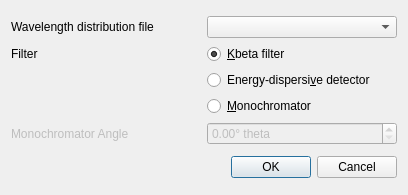
<?xml version="1.0" encoding="UTF-8"?>
<ui version="4.0">
 <class>GenTemplateDialog</class>
 <widget class="QDialog" name="GenTemplateDialog">
  <property name="geometry">
   <rect>
    <x>0</x>
    <y>0</y>
    <width>408</width>
    <height>195</height>
   </rect>
  </property>
  <property name="windowTitle">
   <string>Instrument Template</string>
  </property>
  <layout class="QVBoxLayout" name="verticalLayout">
   <item>
    <layout class="QGridLayout" name="gridLayout">
     <item row="0" column="0">
      <widget class="QLabel" name="label">
       <property name="text">
        <string>Wavelength distribution file</string>
       </property>
      </widget>
     </item>
     <item row="0" column="1">
      <widget class="QComboBox" name="comboBoxRadiation"/>
     </item>
     <item row="1" column="0">
      <widget class="QLabel" name="label_2">
       <property name="text">
        <string>Filter</string>
       </property>
      </widget>
     </item>
     <item row="1" column="1">
      <widget class="QRadioButton" name="radioButtonKbeta">
       <property name="text">
        <string>&amp;Kbeta filter</string>
       </property>
       <property name="checked">
        <bool>true</bool>
       </property>
      </widget>
     </item>
     <item row="3" column="1">
      <widget class="QRadioButton" name="radioButtonMonochromator">
       <property name="text">
        <string>&amp;Monochromator</string>
       </property>
      </widget>
     </item>
     <item row="4" column="0">
      <widget class="QLabel" name="label_3">
       <property name="enabled">
        <bool>false</bool>
       </property>
       <property name="text">
        <string>Monochromator Angle</string>
       </property>
      </widget>
     </item>
     <item row="4" column="1">
      <widget class="QDoubleSpinBox" name="spinBoxAngle">
       <property name="enabled">
        <bool>false</bool>
       </property>
       <property name="suffix">
        <string>° theta</string>
       </property>
      </widget>
     </item>
     <item row="2" column="1">
      <widget class="QRadioButton" name="radioButtonEDDetector">
       <property name="text">
        <string>Energy-dispersi&amp;ve detector</string>
       </property>
      </widget>
     </item>
    </layout>
   </item>
   <item>
    <widget class="QDialogButtonBox" name="buttonBox">
     <property name="orientation">
      <enum>Qt::Horizontal</enum>
     </property>
     <property name="standardButtons">
      <set>QDialogButtonBox::Cancel|QDialogButtonBox::Ok</set>
     </property>
    </widget>
   </item>
  </layout>
 </widget>
 <tabstops>
  <tabstop>comboBoxRadiation</tabstop>
  <tabstop>radioButtonKbeta</tabstop>
  <tabstop>radioButtonEDDetector</tabstop>
  <tabstop>radioButtonMonochromator</tabstop>
  <tabstop>spinBoxAngle</tabstop>
 </tabstops>
 <resources/>
 <connections>
  <connection>
   <sender>buttonBox</sender>
   <signal>accepted()</signal>
   <receiver>GenTemplateDialog</receiver>
   <slot>accept()</slot>
   <hints>
    <hint type="sourcelabel">
     <x>222</x>
     <y>146</y>
    </hint>
    <hint type="destinationlabel">
     <x>157</x>
     <y>168</y>
    </hint>
   </hints>
  </connection>
  <connection>
   <sender>buttonBox</sender>
   <signal>rejected()</signal>
   <receiver>GenTemplateDialog</receiver>
   <slot>reject()</slot>
   <hints>
    <hint type="sourcelabel">
     <x>290</x>
     <y>152</y>
    </hint>
    <hint type="destinationlabel">
     <x>286</x>
     <y>168</y>
    </hint>
   </hints>
  </connection>
  <connection>
   <sender>radioButtonMonochromator</sender>
   <signal>toggled(bool)</signal>
   <receiver>spinBoxAngle</receiver>
   <slot>setEnabled(bool)</slot>
   <hints>
    <hint type="sourcelabel">
     <x>324</x>
     <y>83</y>
    </hint>
    <hint type="destinationlabel">
     <x>323</x>
     <y>103</y>
    </hint>
   </hints>
  </connection>
  <connection>
   <sender>radioButtonMonochromator</sender>
   <signal>toggled(bool)</signal>
   <receiver>label_3</receiver>
   <slot>setEnabled(bool)</slot>
   <hints>
    <hint type="sourcelabel">
     <x>351</x>
     <y>80</y>
    </hint>
    <hint type="destinationlabel">
     <x>166</x>
     <y>106</y>
    </hint>
   </hints>
  </connection>
 </connections>
</ui>
